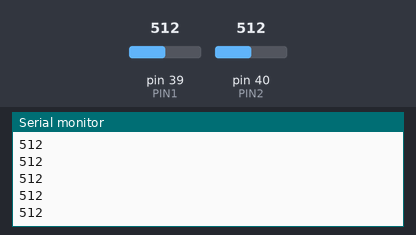
The program below on a simulated Teensy 4. Parts: the last lines printed to the serial monitor. The test bench sets the inputs (shaded band); at power-on: pin 39 (PIN1) = 512, pin 40 (PIN2) = 512.

Above: at 1.3 s.
1.4 s: pin 39 (PIN1) set to 716
At 1.9 s:
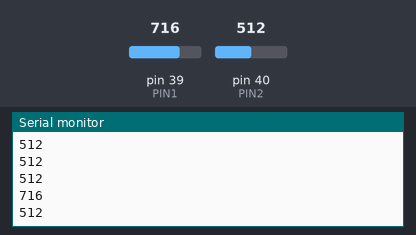
2.9 s: pin 40 (PIN2) set to 306
At 3.4 s:
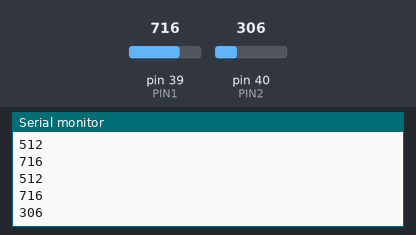
4.4 s: pin 39 (PIN1) set to 900
At 4.9 s:
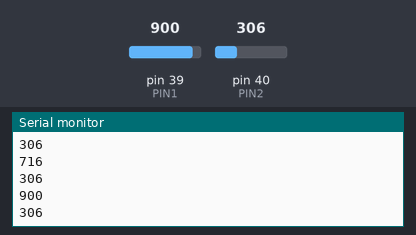
5.9 s: pin 40 (PIN2) set to 122
At 6.4 s:
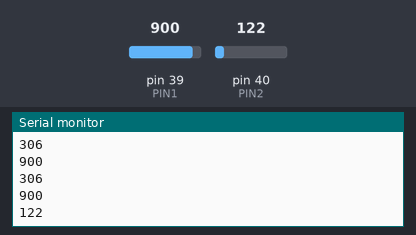
Timing chart, 0 to 8.4 s (numbered marks = the images above; inputs shaded):
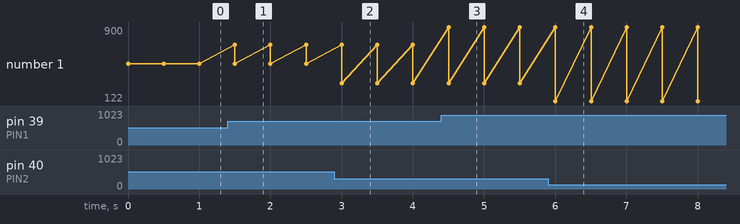

The program:

main.cpp
```cpp
#include <Arduino.h>

#define PIN1 39
#define PIN2 40

void setup() {
  pinMode(PIN1, INPUT);
  pinMode(PIN2, INPUT);

  Serial.begin(9600);
}

void loop() {
  Serial.println(analogRead(PIN1));
  Serial.println(analogRead(PIN2));
  Serial.println();
  delay(500);
}
```

Measured:
- after the input at 1.4 s, the serial monitor: prints a new line after 0.10 s (image 1)
- after the input at 2.9 s, the serial monitor: prints a new line after 0.10 s (image 2)
- after the input at 4.4 s, the serial monitor: prints a new line after 0.10 s (image 3)
- after the input at 5.9 s, the serial monitor: prints a new line after 0.10 s (image 4)
- plotted number 1: 512 → 306 after the input at 2.9 s, 306 → 122 after the input at 5.9 s
